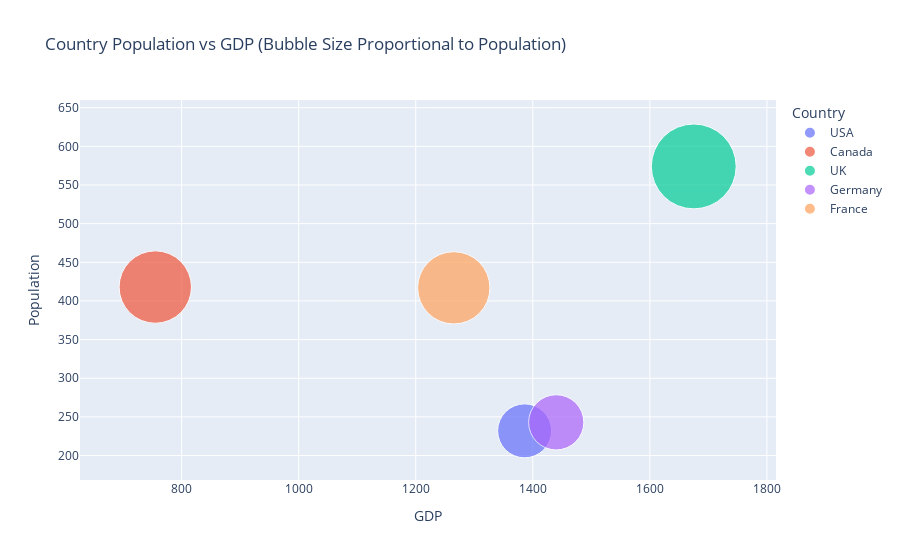

Write notebook code for a chart like this one.
### Code cell
# 5. Using the given dataset, create a bubble chart to represent each country's population (y-axis), 
#    GDP (xaxis), and bubble size proportional to the population.

# Given dataset:
np.random.seed(25)
data = {
    'Country': ['USA', 'Canada', 'UK', 'Germany', 'France'],
    'Population': np.random.randint(100, 1000, 5),
    'GDP': np.random.randint(500, 2000, 5)
}
df = pd.DataFrame(data)

# Create bubble chart:
fig = px.scatter(df, x='GDP', y='Population', 
                 size='Population', 
                 color='Country', 
                 title='Country Population vs GDP (Bubble Size Proportional to Population)',
                 size_max=60)

# show the plot:
fig.show()

### Figure 1 — Plotly figure (JSON) as saved in the notebook; plotly's stock layout.template omitted (floating-point values rounded to 4 significant figures)
{"data": [{"hovertemplate": "Country=USA<br>GDP=%{x}<br>Population=%{marker.size}<extra></extra>", "legendgroup": "USA", "marker": {"color": "#636efa", "size": [232], "sizemode": "area", "sizeref": 0.1594, "symbol": "circle"}, "mode": "markers", "name": "USA", "orientation": "v", "showlegend": true, "type": "scatter", "x": [1386], "xaxis": "x", "y": [232], "yaxis": "y"}, {"hovertemplate": "Country=Canada<br>GDP=%{x}<br>Population=%{marker.size}<extra></extra>", "legendgroup": "Canada", "marker": {"color": "#EF553B", "size": [418], "sizemode": "area", "sizeref": 0.1594, "symbol": "circle"}, "mode": "markers", "name": "Canada", "orientation": "v", "showlegend": true, "type": "scatter", "x": [755], "xaxis": "x", "y": [418], "yaxis": "y"}, {"hovertemplate": "Country=UK<br>GDP=%{x}<br>Population=%{marker.size}<extra></extra>", "legendgroup": "UK", "marker": {"color": "#00cc96", "size": [574], "sizemode": "area", "sizeref": 0.1594, "symbol": "circle"}, "mode": "markers", "name": "UK", "orientation": "v", "showlegend": true, "type": "scatter", "x": [1675], "xaxis": "x", "y": [574], "yaxis": "y"}, {"hovertemplate": "Country=Germany<br>GDP=%{x}<br>Population=%{marker.size}<extra></extra>", "legendgroup": "Germany", "marker": {"color": "#ab63fa", "size": [243], "sizemode": "area", "sizeref": 0.1594, "symbol": "circle"}, "mode": "markers", "name": "Germany", "orientation": "v", "showlegend": true, "type": "scatter", "x": [1440], "xaxis": "x", "y": [243], "yaxis": "y"}, {"hovertemplate": "Country=France<br>GDP=%{x}<br>Population=%{marker.size}<extra></extra>", "legendgroup": "France", "marker": {"color": "#FFA15A", "size": [417], "sizemode": "area", "sizeref": 0.1594, "symbol": "circle"}, "mode": "markers", "name": "France", "orientation": "v", "showlegend": true, "type": "scatter", "x": [1265], "xaxis": "x", "y": [417], "yaxis": "y"}], "layout": {"autosize": true, "legend": {"itemsizing": "constant", "title": {"text": "Country"}, "tracegroupgap": 0}, "title": {"text": "Country Population vs GDP (Bubble Size Proportional to Population)"}, "xaxis": {"anchor": "y", "autorange": true, "domain": [0, 1], "range": [645.4, 1794.0], "title": {"text": "GDP"}, "type": "linear"}, "yaxis": {"anchor": "x", "autorange": true, "domain": [0, 1], "range": [73.35, 802.7], "title": {"text": "Population"}, "type": "linear"}}}
